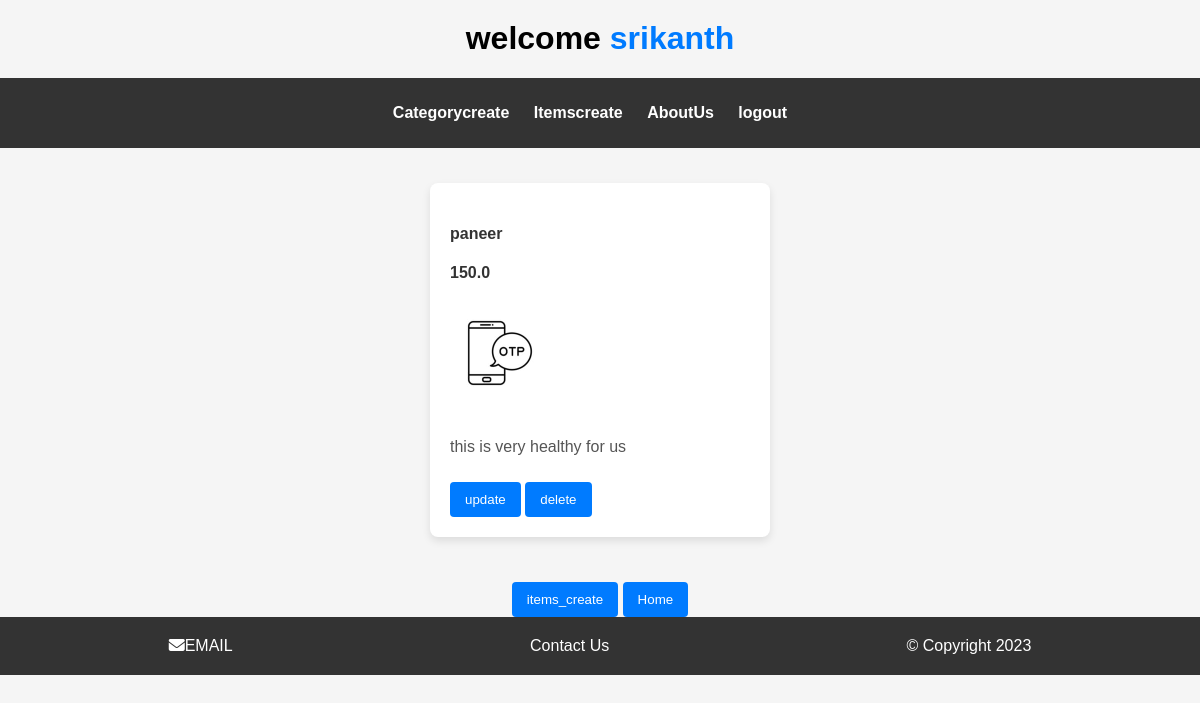
Before: /owner_app/items_display_view/14/ (signed in) with the older database file.
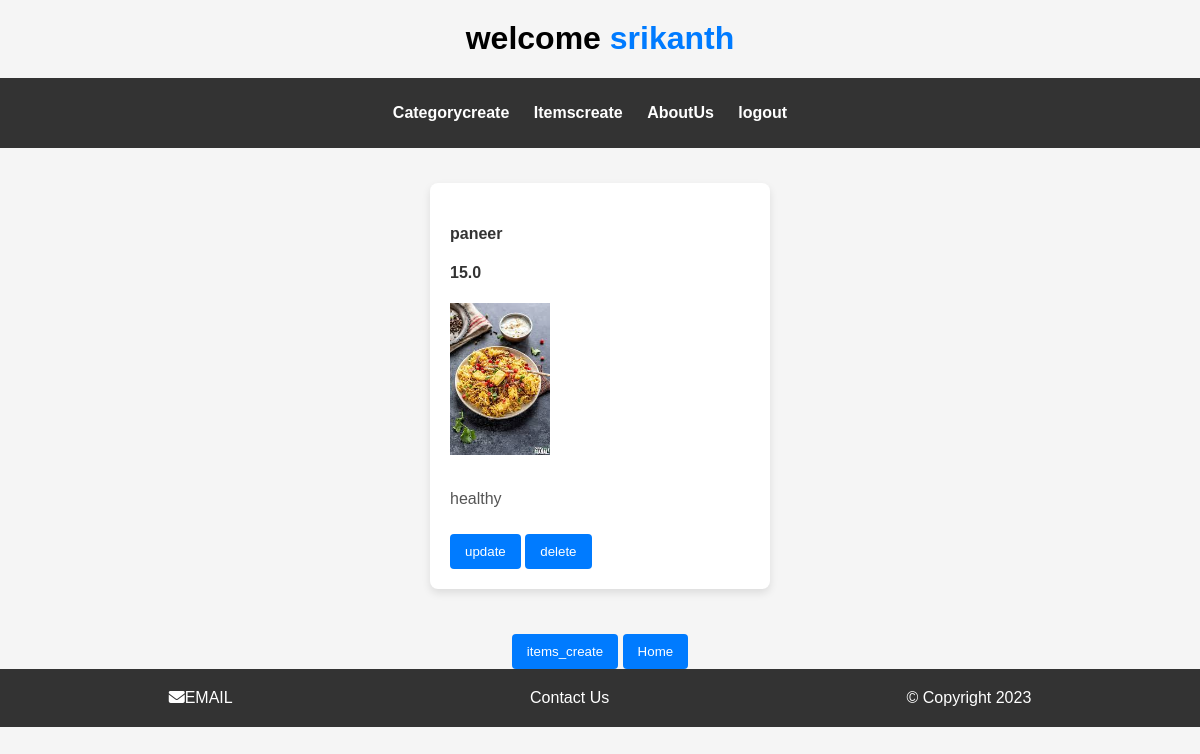
After: the same page with the newer database file.
### crud_app/models.py (models this page shows)
class food_model(models.Model):
    category_id=models.ForeignKey(category_model,on_delete=models.CASCADE)
    hotel_id=models.IntegerField()
    item_id=models.AutoField(primary_key=True)
    item_name=models.CharField(max_length=30)
    item_price=models.FloatField()
    item_quantity=models.IntegerField(default=1)
    item_desc=models.TextField()
    item_image=models.ImageField()

### owner_app/views.py (the view)
@login_required(login_url='/owner_app/owner_login_view/')
def items_display_view(request,pk):
    res=food_model.objects.filter(category_id=pk)
    return render(request=request,template_name='items_display.html',context={'res':res})

### owner_app/templates/items_display.html (shortened to what this page needs)
<!DOCTYPE html>
<html lang="en">
<head>
</head>
<body>
    {% include 'partials/_header_owner.html' %}
    <div id="items-dis">
    {% if res%}
        {% for i in res %}
        <div id="item">
        <h4>{{i.item_name}}</h4>
        <h4>{{i.item_price}}</h4>
        <img src="{{i.item_image.url}}" alt="" height="100px" width="100px">
        <p>{{i.item_desc}}</p>
        <a href="{% url 'crud_app:item_update' pk=i.item_id%}"><button>update</button></a>
        <a href="{% url 'crud_app:item_delete' pk=i.item_id%}"><button>delete</button></a>
        </div>
        {% endfor %}
    {% endif %}
</div>
<div id="buttons">
<a href="{% url 'crud_app:items' %}"><button>
    items_create
</button></a>
<a href="{% url 'owner_app:sample_home_view' %}"><button>
    Home
</button></a>
</div>
{% include 'partials/_footer.html' %}
</body>
</html>

Changed rows visible on the page:
changed food_model "paneer": item_price "150.0" → "15.0"; item_image: a different picture; item_desc "this is very healthy for us" → "healthy"
